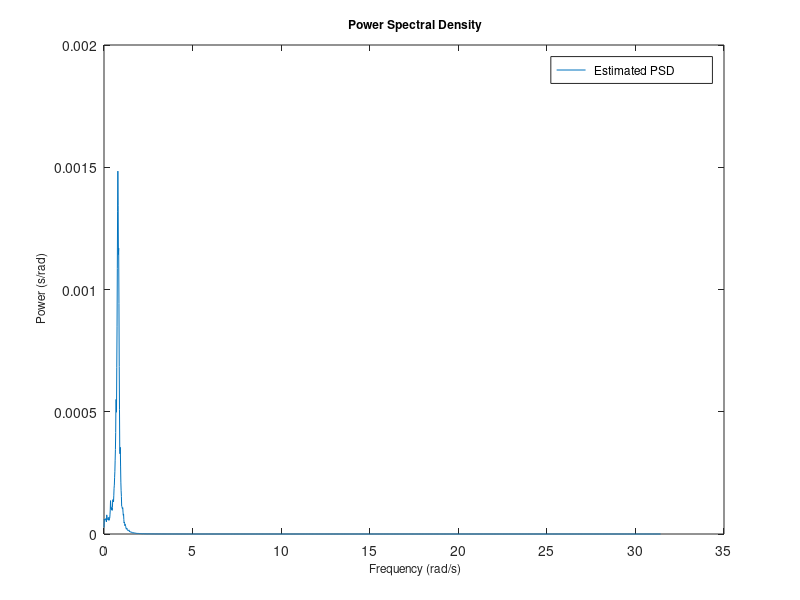

Here is the MATLAB script that generated this plot:
%%Task 1b
clear all;
clc; 

load('data_w1_smooth');
load('data_w2_smooth');

w1_max = max(w1_smooth.signals.values);
w1_min = min(w1_smooth.signals.values);  
w2_max = max(w2_smooth.signals.values);
w2_min = min(w2_smooth.signals.values); 
 
w1 = 0.005;
w2 = 0.05;  
A1 = (w1_max-w1_min)/2; 
A2 = (w2_max-w2_min)/2; 

T = sqrt((A1^2*w1^2 - A2^2*w2^2)/(A2^2*w2^4 - A1^2*w1^4));
K = A1*w1*sqrt(T^2*w1^2+1);

%%Task 2a 
load('data_wave'); 
x = psi_w(2,:)*pi/180;
window = 4096;
noverlap = [];
nttf = [];  
fs = 10;

% Power Spectral Density (PSD) function
[pxx,f] = pwelch(x, window, noverlap, nttf , fs); 

%Scaling to s/rad & rad/s
pxx = pxx/(2*pi);
f = f*2*pi;

plot(f, pxx);
legend ('\fontsize{12} Estimated PSD');
xlabel('\fontsize{12} Frequency (rad/s)');
ylabel('\fontsize{12} Power (s/rad)');
title('\fontsize{12} Power Spectral Density');
hold on

%%Task 2c
xmax = find(max(pxx) == pxx);
w_0 = f(xmax);

%%Task 2d
lambda = 0.080; 
sigma = sqrt(max(pxx)); 
K_w = 2*lambda*w_0*sigma;
w = linspace(0,2,2000);
P_w = (K_w^2.*w.^2)./(w.^4+(4*lambda^2-2).*w.^2*w_0^2+w_0^4);
%plot(w, P_w,'r');
%legend('Estimated PSD ', 'Fitted PSD');
 
%%Task 3a
s=tf('s');
Kpd=0.7612;
Td=T;
Tf=8.5;
Hpd=Kpd*(1+Td*s)/(1+Tf*s);
Hs=K/(Td*s^2+s);
H=Hpd*Hs;
%margin(H);
%legend('Transfer function');
%grid on;